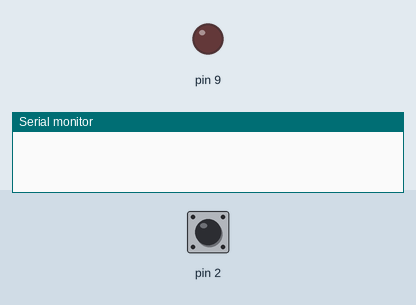
Recording of a program running on a simulated Arduino Uno, built with avr-gcc and run on an emulated ATmega328P. Parts: output pins drawn as LEDs (lit = HIGH), the last lines printed to the serial monitor. Dashed ring = blinking. The test bench sets the inputs (shaded band); at power-on: pin 2 HIGH.

Above: at 1.2 s.
1.3 s: pin 2 pulled LOW for 3.2 s
At 1.7 s:
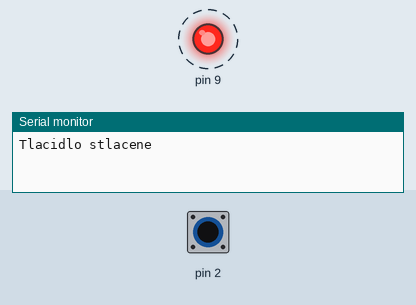
Timing chart, 0 to 6.3 s (numbered marks = the images above; inputs shaded):
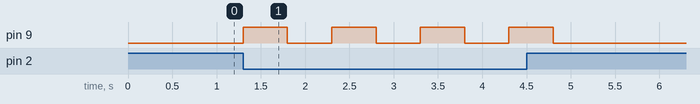

The program:

main.cpp
```cpp
#include <Arduino.h>

// Štartovací kód pre ukážku – ZÁMERNE jednoduchý a s chybami v štýle.
// Úloha pre Claude Code: prepísať na millis(), pridať debounce a režimy LED.

void setup() {
  pinMode(9, OUTPUT);
  pinMode(2, INPUT_PULLUP);
  Serial.begin(9600);
}

void loop() {
  if (digitalRead(2) == LOW) {
    Serial.println("Tlacidlo stlacene");
    digitalWrite(9, HIGH);
    delay(500);
    digitalWrite(9, LOW);
    delay(500);
  }
}
```

Measured:
- after the input at 1.3 s, pin 9: alternates HIGH for 0.50 s and LOW for 0.50 s, 8 changes in all, then stays LOW, starting at once
